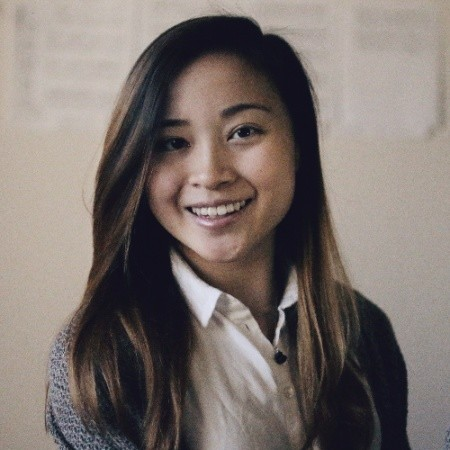
#> input picture FaceDetectionTest/mygalaxy.jpeg, 450 x 450 px
$ python FaceDetector.py
#> lines starting #> are read from the running program, lines starting #| are printed output that depends on the picture; after the words box and inside, x2 and y2 are one past the last pixel; in counts of white or black regions, pixels touching at a corner belong together
import cv2

face_cascade = cv2.CascadeClassifier("haarcascade_frontalface_default.xml")

img = cv2.imread("mygalaxy.jpeg")
#> img is the input picture: shape (450, 450, 3); mean B, G, R 108.4, 112.6, 122.5


gray_img = cv2.cvtColor(img,cv2.COLOR_BGR2GRAY)
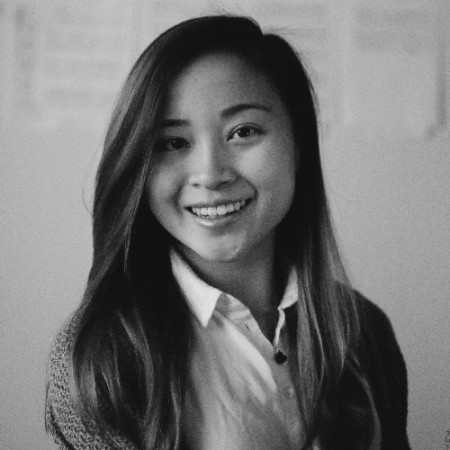
#> gray_img: shape (450, 450); min 7, max 235, mean 115.1
faces = face_cascade.detectMultiScale(gray_img, scaleFactor=1.05, minNeighbors=5)
#> faces = [[129, 68, 179, 179]]

print(type(faces))
#| <class 'numpy.ndarray'>
print(faces)
#| [[129  68 179 179]]

for x, y, w, h in faces:
    img = cv2.rectangle(img,(x,y),(x+w,y+h),(0,255,0),3)
#> this loop made 1 pass
#> pass 1, `img = cv2.rectangle(img,(x,y),(x+w,y+h),(0,255,0),3)`:
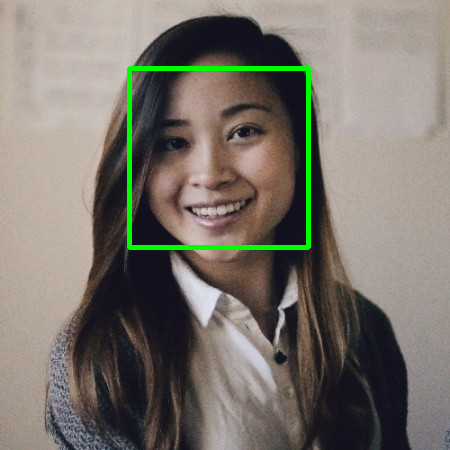
#> img: shape (450, 450, 3); 1.76% of pixels changed, all inside (x1, y1, x2, y2) = (127, 66, 311, 250)

cv2.imwrite("blackandwhite.jpeg",img)
cv2.imshow("Gray",img)
cv2.waitKey(0)
cv2.destroyAllWindows()
